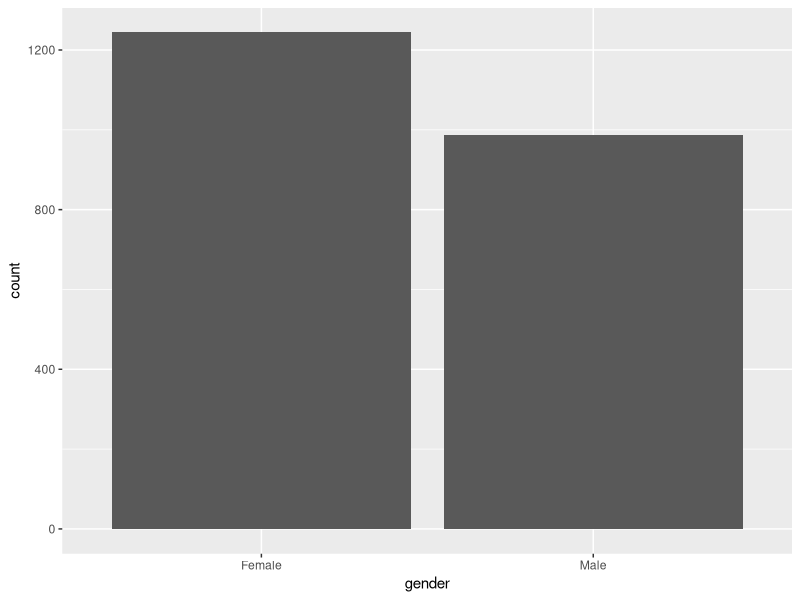
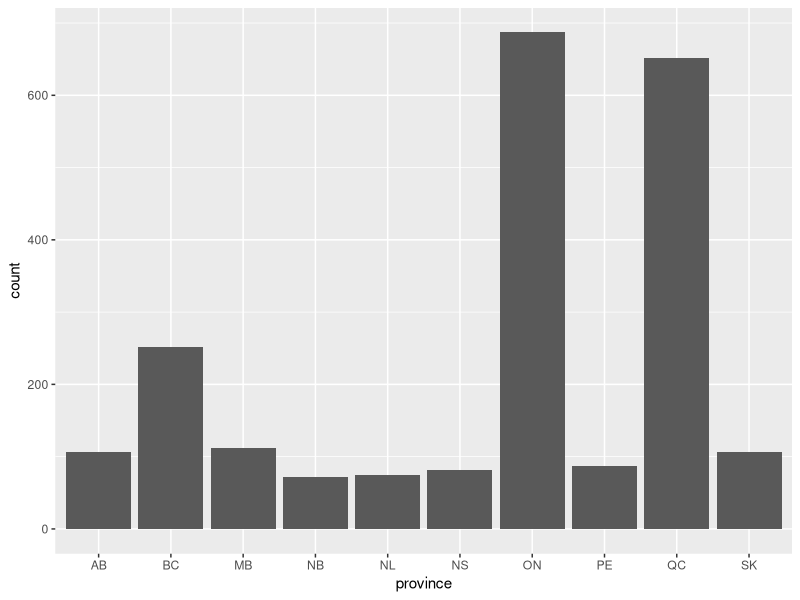
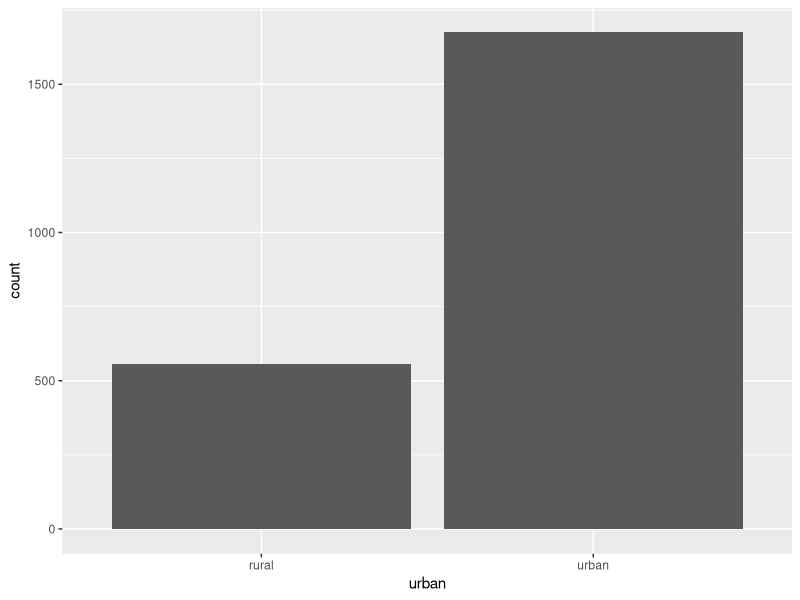
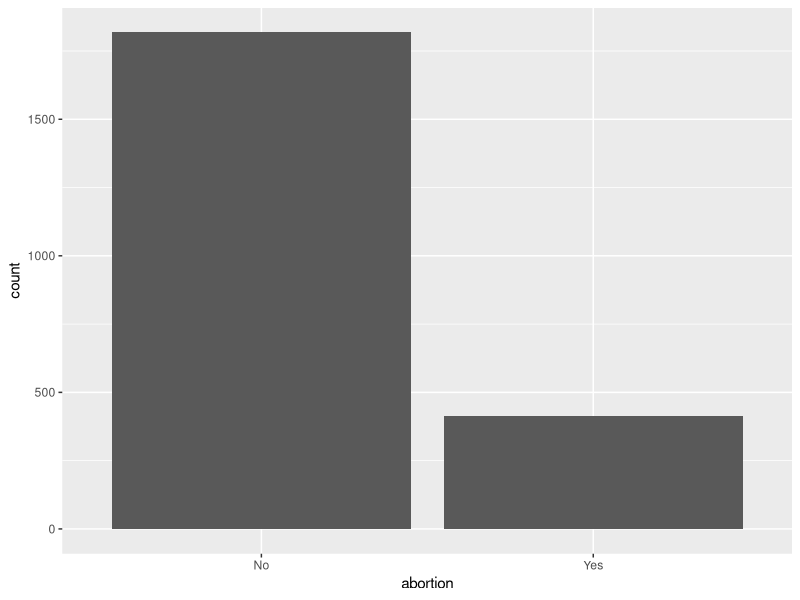
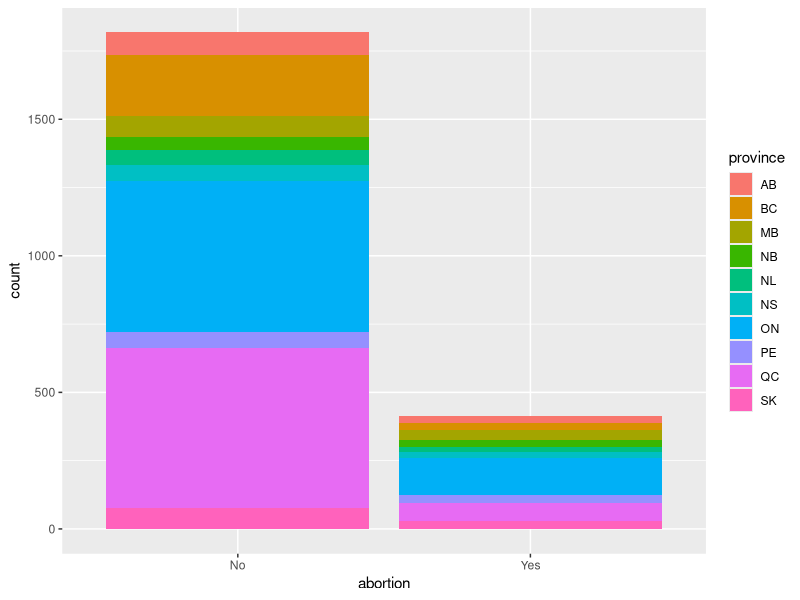
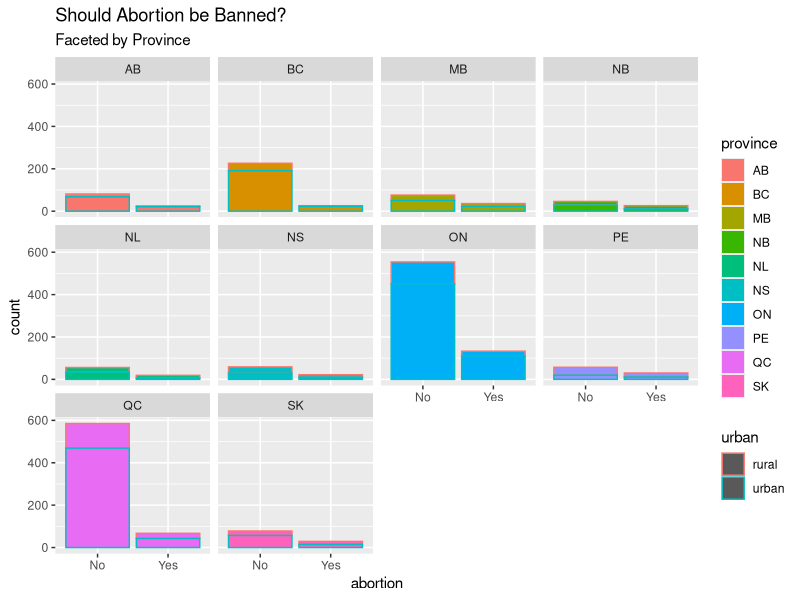
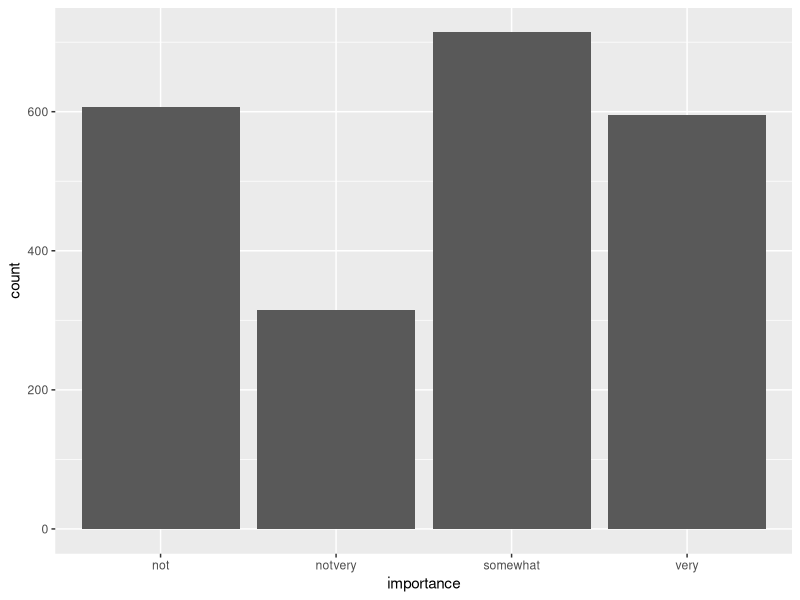
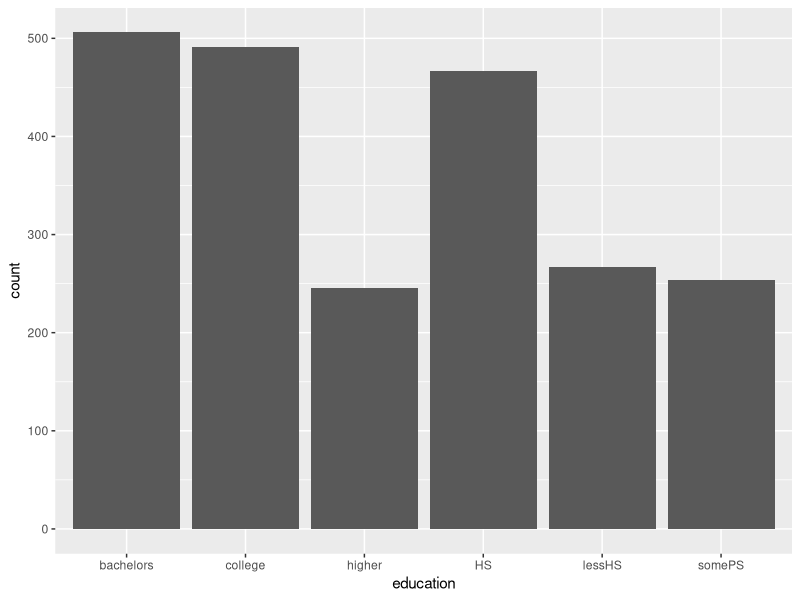

The R source for these figures, in order:
## ---- chunk 1
library(carData)
library(tidyverse)
data(CES11)
## ---- chunk 2
CES11 %>%
  count(gender)
## ---- chunk 3
CES11 %>%
  ggplot(aes(x = gender)) +
  geom_bar()
## ---- chunk 4
CES11 %>%
  count(province)
## ---- chunk 5
CES11 %>%
  ggplot(aes(x = province)) +
  geom_bar()
## ---- chunk 6
CES11 %>%
  ggplot(aes(x = urban)) +
  geom_bar()
## ---- chunk 7
CES11 %>% 
  count(abortion)
## ---- chunk 8
CES11 %>%
  ggplot(aes(x = abortion)) +
  geom_bar()
## ---- chunk 9
CES11 %>%
  ggplot(aes(x = abortion, fill = province)) +
  geom_bar()
## ---- chunk 10
CES11 %>%
  ggplot(aes(x = abortion, fill = province, color = urban)) +
  geom_bar() +
  facet_wrap(~ province) +
  labs(title = "Should Abortion be Banned?",
       subtitle = "Faceted by Province",
       color = "urban")
## ---- chunk 11
CES11 %>%
  count(importance)
## ---- chunk 12
CES11 %>%
  ggplot(aes(x = importance))+
  geom_bar()
## ---- chunk 13
CES11 %>%
  count(education)
## ---- chunk 14
CES11 %>%
  ggplot(aes(x = education))+
  geom_bar()
## ---- chunk 15
CES11_ON <- CES11 %>%
  filter(province == "ON")
## ---- chunk 16
CES11_BC <- CES11 %>%
  filter(province == "BC")
